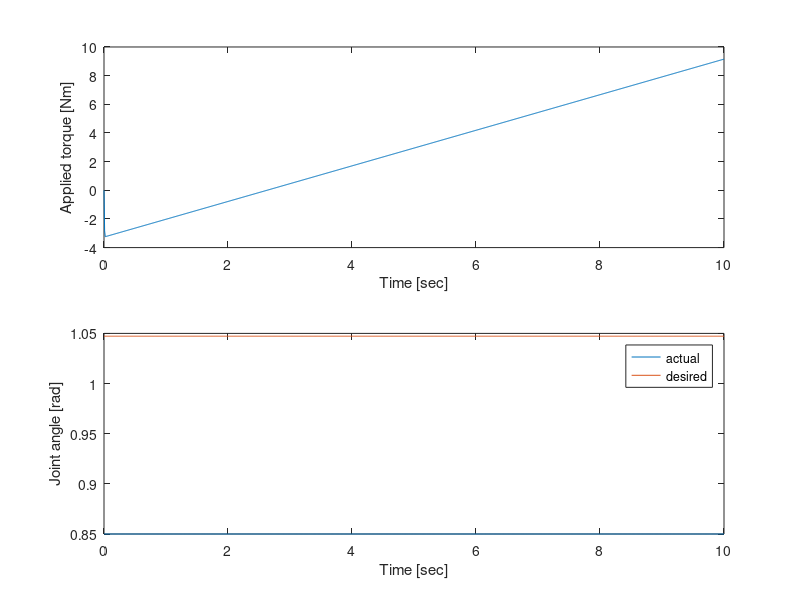

Write the MATLAB code that produced this figure.
% simulation code for me533 final project/term paper
% simulate % simulate joint dynamics model (2nd order mass/spring/damper)
% using plant data from predefined I/B/K model

clc;close all;clear variables;

% setup simulation
N = 1000;
tf = 10;
t = linspace(0,tf,N);
dt = tf/(N-1);

% define x and u as time-series (vectors)
% u = torque
% initialize torque to zero
u = zeros(N,1);

% x = phi (joint angle)
% also define x_dot vector
x = zeros(N,1);
x_dot = zeros(N,1);

% dimension of input and output
num_controls = 1;
num_st = 1;

% define initial state x0
x(1) = 0.85; % same as with opensim
fprintf('x0 = %f rad\n', x(1));

% define desired trajectory and deriv - can change
x_d = pi/3*ones(1,N);% + sin(pi*t);
x_ddot = [0 (x_d(2:end)-x_d(1:end-1))/dt];
x_d_accel = [0 (x_ddot(2:end)-x_ddot(1:end-1))/dt];

% define param vector a = [I B K]' with initial guesses
a = 0.5*ones(3,1);

% define additional params for control/adaptation
lambda = 1/(dt*10);
k = 1;
P = 0.01*eye(3);

% run simulation
for i = 2:N
    % calculate torque (u(t)) based on adaptive control policy
    
    % get params
    I = a(1);
    B = a(2);
    K = a(3);

    % define Y (states)
    Y = [(lambda * (x_ddot(i-1) - x_d(i-1)) + x_d_accel(i-1)) x_dot(i-1) x(i-1)];

    % define s (x_dot - x_ddot + lambda*x - lambda-x_d)
    s = x_dot(i-1) - x_ddot(i-1) + lambda*(x(i-1) - x_d(i-1));

    % compute input (angle)
    u(i) = Y*a - k*s;

    % update controller params based on adaptation law
    a = a - dt*P*Y'*s;

    % TODO: use ode solver to compute phi based on torque
    
    % define y = [x, x_dot]
    odefun = @(t,y) [y(2); (u(i) - B*y(2) - K*y(1))/I];

    y0 = [x(i-1), x_dot(i-1)];
    tspan = t(i-1:i);
    [t_ode,y] = ode45(odefun, tspan, y0);

    % compute x and x_dot
    x(i) = y(1);
    x_dot(i) = y(2);

    % debug - print states
    fprintf('Time: %f, Applied Torque: %f, Angle: %f\n', t(i), u(i), x(i));

end


% plot results
subplot(2,1,1),plot(t,u)
subplot(2,1,1),xlabel('Time [sec]')
subplot(2,1,1),ylabel('Applied torque [Nm]')

subplot(2,1,2),plot(t,x)
subplot(2,1,2),hold on
subplot(2,1,2),plot(t,x_d)
subplot(2,1,2),xlabel('Time [sec]')
subplot(2,1,2),ylabel('Joint angle [rad]')
subplot(2,1,2),legend('actual','desired')

fprintf('rmse = %f\n', sqrt(mean((x - x_d').^2)))